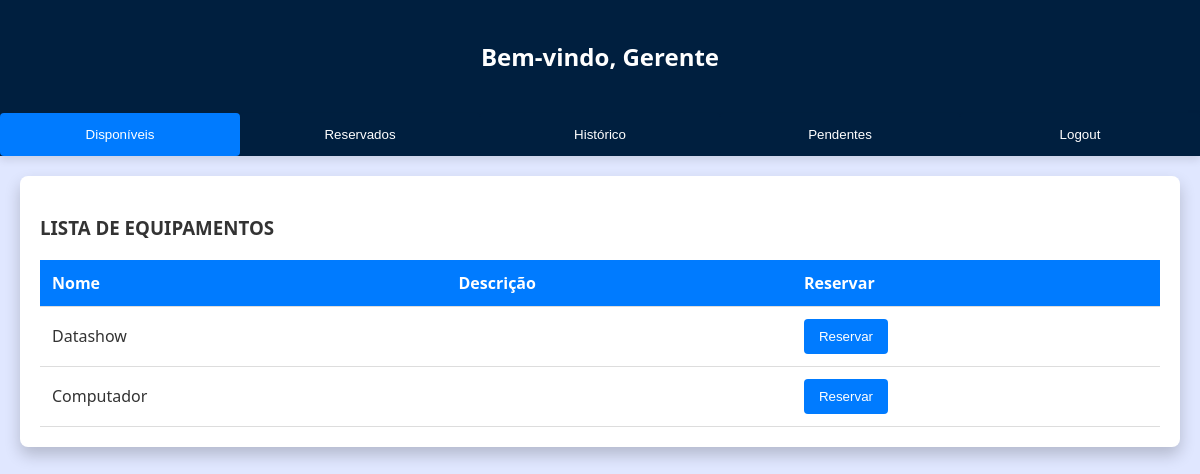
Page /usuarios/beatrizgamaoficial@gmail.com (signed in) on the earlier database version.
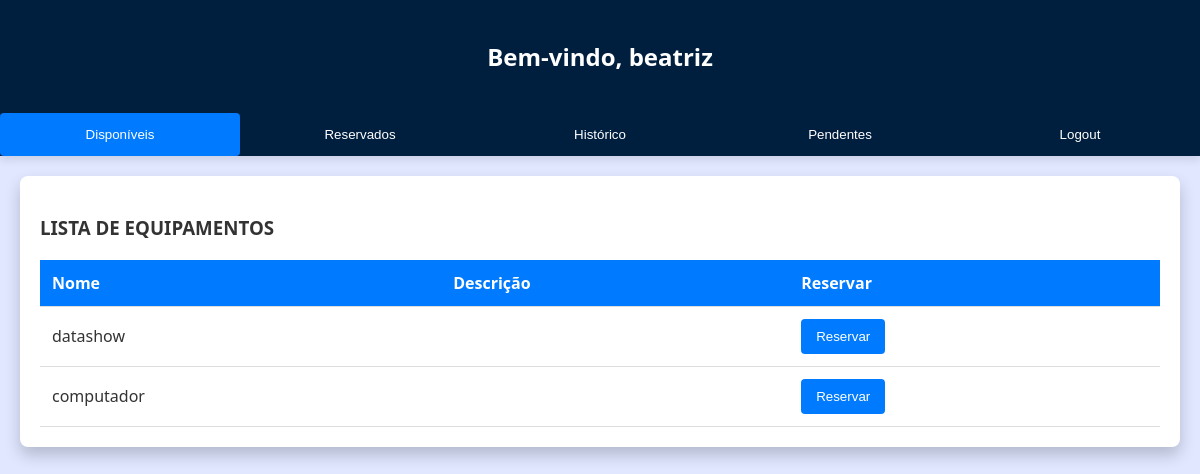
Same page on the later database version.
### main.py (models this page shows)
class User(UserMixin, db.Model):
    id = db.Column(db.Integer, primary_key=True) # primary keys are required by SQLAlchemy7
    nome = db.Column(db.String(25))
    email = db.Column(db.String(100), unique=True)
    password = db.Column(db.String(100))
    department = db.Column(db.String(1000))
    role = db.Column(db.String(50), default="usuario")  # Novo campo para o tipo de usuário

### main.py (the view)
@app.route("/usuarios/<email>")
@login_required
def usuarios(email):
    user = User.query.filter_by(email=email).first_or_404()
    nome = user.nome
    available_equipamentos = db.session.query(Equipamento.tipo).distinct().all()
    today_date = datetime.today().strftime('%d/%m/%Y')
    print("Data today" + today_date)
    print("Agendamento.data" + Agendamento.data )
    reserved_equipamentos = Agendamento.query.filter(
        Agendamento.user_id == user.id,
        Agendamento.devolucao == False,
        Agendamento.data >= today_date
    ).all()
    print("equipamentos reservados: " , reserved_equipamentos)
    pending_equipamentos = Agendamento.query.filter(
        Agendamento.user_id == user.id,
        Agendamento.devolucao == False,
        Agendamento.data < today_date
    ).all()
    returned_equipamentos = Agendamento.query.filter_by(user_id=user.id, devolucao=True).all()
    return render_template("usuarios.html",
                           nome_usuario= nome,
                           available_equipamentos=available_equipamentos,
                           reserved_equipamentos=reserved_equipamentos,
                           pending_equipamentos=pending_equipamentos,
                           returned_equipamentos=returned_equipamentos)

### main.py (called while the page is built)
@login_manager.user_loader
def load_user(user_id):
    return User.query.get(int(user_id))

### templates/usuarios.html (shortened to what this page needs)
<!DOCTYPE html>
<html lang="pt-br">
  <head>
  </head>
  <body>
    <div class="header">
      <h2>Bem-vindo, {{ nome_usuario }}</h2>
    </div>
    <div class="tabs">
      <button class="tablink" onclick="openTab('Disponiveis')">
        Disponíveis
      </button>
      <button class="tablink" onclick="openTab('Reservados')">
        Reservados
      </button>
      <button class="tablink" onclick="openTab('Historico')">Histórico</button>
      <button class="tablink" onclick="openTab('Pendentes')">Pendentes</button>
      <button class="tablink" onclick="location.href='/logout'">Logout</button>
    </div>
    <div id="Disponiveis" class="tabcontent">
      <h3>LISTA DE EQUIPAMENTOS</h3>
      {% if available_equipamentos%}
      <table>
        <tr>
          <th>Nome</th>
          <th>Descrição</th>
          <th>Reservar</th>
        </tr>
        {% for equipment in available_equipamentos %}
        <tr>
          <td>{{ equipment.tipo }}</td>
          <td>{{ equipment.description }}</td>
          <td>
            <button onclick="location.href='/add_agendamento'">Reservar</button>
          </td>
        </tr>
        {% endfor %}
      </table>
      {% else %}
      <p>Não há equipamentos disponíveis.</p>
      {% endif %}
    </div>
  </body>
</html>

### templates/usuarios.html (style rules this page uses)
body { font-family: "Segoe UI", Tahoma, Geneva, Verdana, sans-serif; margin: 0; padding: 0; background-color: #e0e7ff; color: #333; }
.header { background-color: #001f3f; color: #fff; padding: 20px; text-align: center; }
.tabs { display: flex; justify-content: center; background-color: #001f3f; box-shadow: 0 4px 8px rgba(0, 0, 0, 0.1); }
.tablink { background-color: #001f3f; border: none; outline: none; cursor: pointer; padding: 14px 20px; color: #fff; transition: background-color 0.3s, color 0.3s; flex: 1; text-align: center; }
.tablink.active { background-color: #007bff; color: #fff; }
.tabcontent { display: none; padding: 20px; background-color: #ffffff; border-radius: 8px; box-shadow: 0 8px 16px rgba(0, 0, 0, 0.2); margin: 20px; }
table { width: 100%; border-collapse: collapse; margin-top: 20px; }
th, td { padding: 12px; text-align: left; border-bottom: 1px solid #ddd; }
th { background-color: #007bff; color: #fff; }
button { background-color: #007bff; color: white; border: none; padding: 10px 15px; cursor: pointer; transition: background-color 0.3s ease; border-radius: 4px; }

Differences in the rows shown:
changed User: nome "Gerente" → "beatriz"
Other differences:
{{ equipment.tipo }}: "Datashow" → "datashow"
{{ equipment.tipo }}: "Computador" → "computador"
